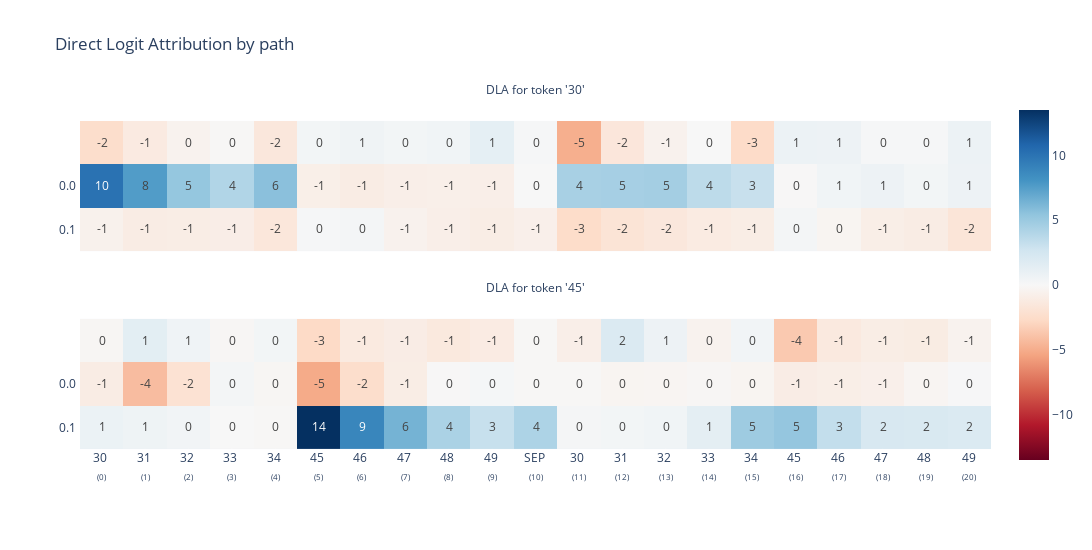

Here is the notebook cell this chart was saved with:
### Markdown cell above
## Direct Logit Attribution

### Code cell
def dla_imshow(
    dataset: SortedListDataset,
    cache: ActivationCache,
    batch_idx: int,
    str_tok: Union[str, List[str]],
    subtract_mean: Union[bool, Tensor] = True,
):
    # ! Get DLA from the direct paths & paths through just heads in layer 0
    resid_decomposed = t.stack([
        cache["embed"] + cache["pos_embed"],
        *[cache["result", 0][:, :, head] for head in range(2)]  # Change here for 2 attn head
    ], dim=1)
    assert resid_decomposed.shape == (len(dataset), 3, 21, model.cfg.d_model), resid_decomposed.shape  # Change here for 2 attn head
    t.testing.assert_close(resid_decomposed.sum(1) + model.b_O[0], cache["resid_post", 0])

    dla = (resid_decomposed / cache["scale"].unsqueeze(1)) @ model.W_U
    assert dla.shape == (len(dataset), 3, 21, model.cfg.d_vocab), dla.shape  # Change here for 2 attn head

    # ! Get DLA for batch_idx, subtract mean baseline, optionally return the mean
    dla_mean = dla.mean(0)
    if isinstance(subtract_mean, Tensor):
        dla = dla[batch_idx] - subtract_mean
    elif subtract_mean:
        dla = dla[batch_idx] - dla_mean
    else:
        dla = dla[batch_idx]

    # ! Plot everything
    if isinstance(str_tok, str):
        str_tok = [str_tok]
        kwargs = dict(
            title = f"Direct Logit Attribution by path, for token {str_tok[0]!r}",
            height = 550,
            width = 700,
        )
    else:
        assert len(str_tok) % 2 == 0, "Odd numbers mess up figure order for some reason"
        kwargs = dict(
            title = "Direct Logit Attribution by path",
            facet_col = -1,
            facet_labels = [f"DLA for token {s!r}" for s in str_tok],
            height = 100 + 450 * int(len(str_tok) / 2),
            width = 1250,
            facet_col_wrap = 1,
        )
    toks = [dataset.vocab.index(tok) for tok in str_tok]
    layer0 = [" "] + [f"0.{i} " for i in range(2)]  # Change here for 2 attn head
    imshow(
        dla[:, :, toks].squeeze(),
        x = [f"{s}<br><sub>({i})</sub>" for i, s in enumerate(dataset.str_toks[batch_idx])],
        y = layer0,
        # margin = dict.fromkeys("tblr", 40),
        aspect = "equal",
        text_auto = ".0f",
        **kwargs,
    )
    if isinstance(subtract_mean, bool) and subtract_mean:
        return dla_mean


batch_idx = 10
actual = t.argmax(logits[batch_idx], dim=1).tolist()
print(f"Seq = {' '.join(dataset.str_toks[batch_idx][:10])}, Target = {' '.join(dataset.str_toks[batch_idx][-10:])}, Actual = {actual}")

dla_mean = dla_imshow(
    dataset,
    cache,
    batch_idx = batch_idx, 
    str_tok = ["30", "45"],
    subtract_mean = True,
)

### Figure 1 — Plotly figure (JSON) as saved in the notebook; plotly's stock layout.template omitted (floating-point values rounded to 4 significant figures)
{"data": [{"coloraxis": "coloraxis", "hovertemplate": "x: %{x}<br>y: %{y}<br>color: %{z}<extra></extra>", "name": "0", "texttemplate": "%{z:.0f}", "type": "heatmap", "x": ["30 <br><sub>(0)</sub>", "31 <br><sub>(1)</sub>", "32 <br><sub>(2)</sub>", "33 <br><sub>(3)</sub>", "34 <br><sub>(4)</sub>", "45 <br><sub>(5)</sub>", "46 <br><sub>(6)</sub>", "47 <br><sub>(7)</sub>", "48 <br><sub>(8)</sub>", "49 <br><sub>(9)</sub>", "SEP <br><sub>(10)</sub>", "30 <br><sub>(11)</sub>", "31 <br><sub>(12)</sub>", "32 <br><sub>(13)</sub>", "33 <br><sub>(14)</sub>", "34 <br><sub>(15)</sub>", "45 <br><sub>(16)</sub>", "46 <br><sub>(17)</sub>", "47 <br><sub>(18)</sub>", "48 <br><sub>(19)</sub>", "49<br><sub>(20)</sub>"], "xaxis": "x2", "y": [" ", "0.0 ", "0.1 "], "yaxis": "y2", "z": [[-2.412, -1.265, -0.4865, -0.1159, -1.546, 0.3325, 0.5995, 0.323, 0.4851, 1.264, 0.146, -4.923, -1.599, -0.539, 0.01596, -2.589, 0.7816, 0.7407, 0.1764, 0.1291, 0.7471], [10.06, 7.612, 5.275, 4.084, 5.648, -0.8192, -1.075, -0.8491, -0.8118, -0.8505, 0.01291, 4.449, 4.555, 4.618, 3.578, 3.104, -0.0571, 0.5031, 0.6993, 0.3511, 0.7036], [-0.6025, -1.082, -0.9926, -0.9252, -1.577, 0.1345, 0.2796, -0.5348, -0.8703, -1.012, -0.7553, -2.546, -1.881, -1.528, -1.165, -0.991, 0.249, -0.3321, -0.9036, -1.054, -1.745]]}, {"coloraxis": "coloraxis", "hovertemplate": "x: %{x}<br>y: %{y}<br>color: %{z}<extra></extra>", "name": "1", "texttemplate": "%{z:.0f}", "type": "heatmap", "x": ["30 <br><sub>(0)</sub>", "31 <br><sub>(1)</sub>", "32 <br><sub>(2)</sub>", "33 <br><sub>(3)</sub>", "34 <br><sub>(4)</sub>", "45 <br><sub>(5)</sub>", "46 <br><sub>(6)</sub>", "47 <br><sub>(7)</sub>", "48 <br><sub>(8)</sub>", "49 <br><sub>(9)</sub>", "SEP <br><sub>(10)</sub>", "30 <br><sub>(11)</sub>", "31 <br><sub>(12)</sub>", "32 <br><sub>(13)</sub>", "33 <br><sub>(14)</sub>", "34 <br><sub>(15)</sub>", "45 <br><sub>(16)</sub>", "46 <br><sub>(17)</sub>", "47 <br><sub>(18)</sub>", "48 <br><sub>(19)</sub>", "49<br><sub>(20)</sub>"], "xaxis": "x", "y": [" ", "0.0 ", "0.1 "], "yaxis": "y", "z": [[-0.2198, 1.404, 0.5756, -0.1802, 0.3462, -2.687, -1.282, -1.019, -1.396, -1.154, -0.093, -0.8292, 1.959, 0.7256, -0.4985, 0.4475, -3.6, -1.371, -0.9947, -1.104, -0.5135], [-1.051, -4.235, -2.051, 0.2492, -0.2145, -5.113, -2.444, -1.003, -0.07589, 0.1924, -0.1307, -0.08885, -0.328, -0.2614, -0.1742, -0.3233, -1.023, -0.8966, -0.7302, -0.3015, 0.09043], [0.8239, 0.674, 0.4353, -0.01333, -0.09171, 13.51, 8.895, 6.393, 4.332, 3.149, 4.242, 0.2305, 0.3292, 0.479, 1.366, 4.887, 5.281, 3.311, 2.222, 2.137, 1.993]]}], "layout": {"annotations": [{"font": {}, "showarrow": false, "text": "DLA for token '45'", "x": 0.5, "xanchor": "center", "xref": "paper", "y": 0.465, "yanchor": "bottom", "yref": "paper"}, {"font": {}, "showarrow": false, "text": "DLA for token '30'", "x": 0.5, "xanchor": "center", "xref": "paper", "y": 1.0, "yanchor": "bottom", "yref": "paper"}], "coloraxis": {"cmid": 0, "colorscale": [[0, "rgb(103,0,31)"], [0.1, "rgb(178,24,43)"], [0.2, "rgb(214,96,77)"], [0.3, "rgb(244,165,130)"], [0.4, "rgb(253,219,199)"], [0.5, "rgb(247,247,247)"], [0.6, "rgb(209,229,240)"], [0.7, "rgb(146,197,222)"], [0.8, "rgb(67,147,195)"], [0.9, "rgb(33,102,172)"], [1, "rgb(5,48,97)"]]}, "height": 550, "title": {"text": "Direct Logit Attribution by path"}, "width": 1250, "xaxis": {"anchor": "y", "constrain": "domain", "domain": [0, 1], "scaleanchor": "y"}, "xaxis2": {"anchor": "y2", "domain": [0, 1], "matches": "x", "showticklabels": false}, "yaxis": {"anchor": "x", "autorange": "reversed", "constrain": "domain", "domain": [0, 0.465]}, "yaxis2": {"anchor": "x2", "domain": [0.535, 1.0], "matches": "y"}}}
